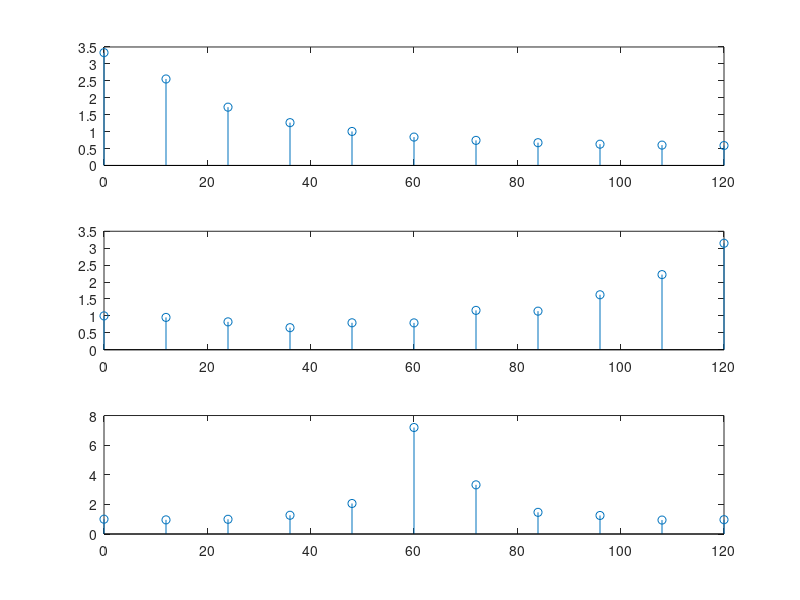
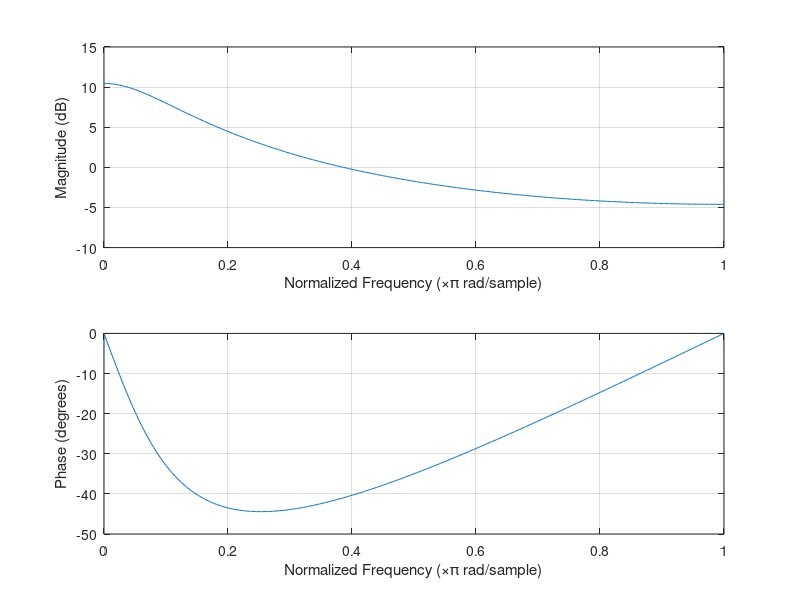
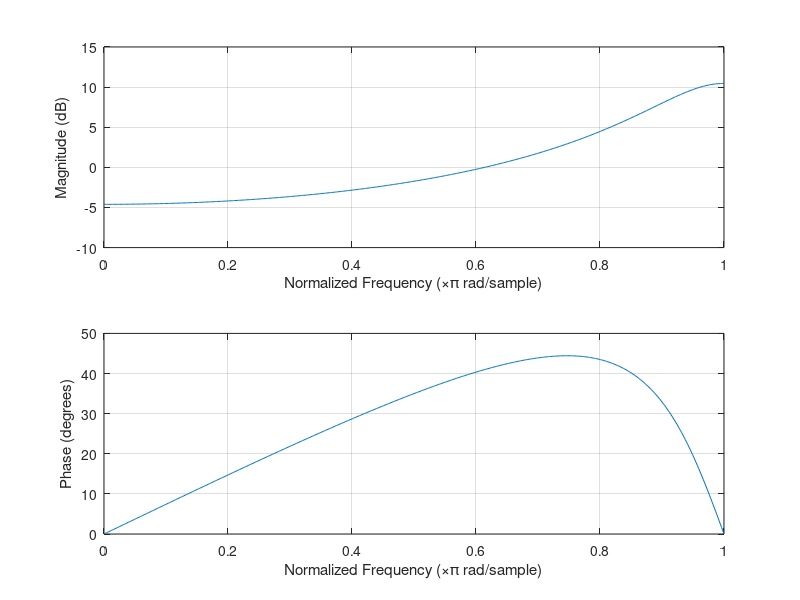
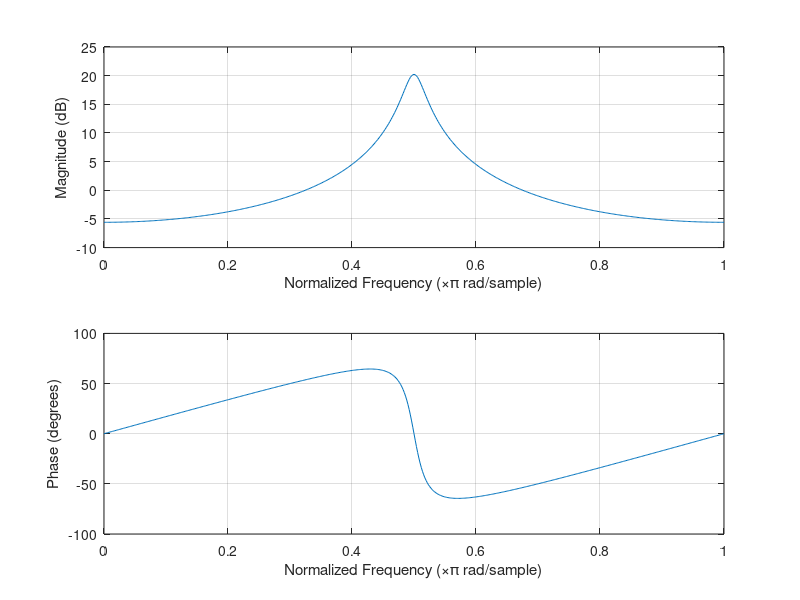

The MATLAB source for these figures, in order:
close all;

t = (1:250)/250;
f = 0:12:125;

% H1 = z/(z - 0.7);
% H2 = z/(z + 0.7);
% H3 = z/(z + 0.9025);

figure
a = [1 -0.7];
b = 1;
maxima = zeros(1,length(f));
for i = 1:length(f)
    x = cos(2*pi*f(i)*t);
    maxima(i) = max(filter(b,a,x));
end
subplot(3,1,1);
stem(f,maxima);

a = [1 0.7];
b = 1;  
for i = 1:length(f)
    x = cos(2*pi*f(i)*t);
    maxima(i) = max(filter(b,a,x));
end
subplot(3,1,2);
stem(f,maxima);

a = [1 0 0.9025];
b = 1;
for i = 1:length(f)
    x = cos(2*pi*f(i)*t);
    maxima(i) = max(filter(b,a,x));
end
subplot(3,1,3);
stem(f,maxima);

figure
a = [1 -0.7];
b = 1;
freqz(b,a);

figure
a = [1 0.7];
b = 1;
freqz(b,a);

figure
a = [1 0 0.9025];
b = 1;
freqz(b,a);